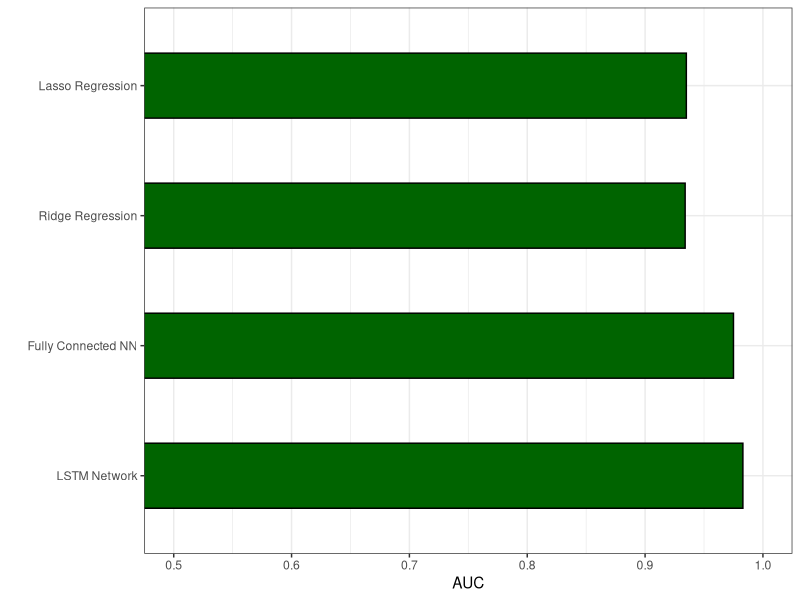
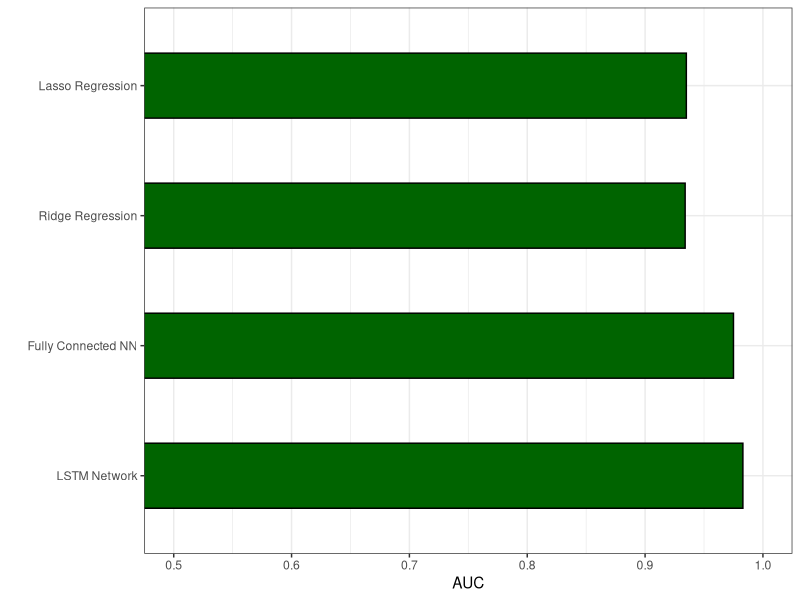

Recreate these plots in R, in order.
meths <- c("Lasso Regression", "Ridge Regression",
           "Fully Connected NN", "LSTM Network")
aucs <- data.frame(method = factor(meths, levels = rev(meths)),
                   AUC = c(0.935, 0.934, 0.975, 0.983))

library(ggplot2)

ggplot(aucs, aes(x = method, y = AUC)) +
  geom_col(fill = "darkgreen", colour = "black", width = 0.5) +
  scale_y_continuous(limits=c(0.5, 1),oob = scales::rescale_none) +
  coord_flip() +
  xlab("") +
  theme_bw()
ggsave("Figures/Fig7_aucBars.tiff",
       height = 2, width = 3)
